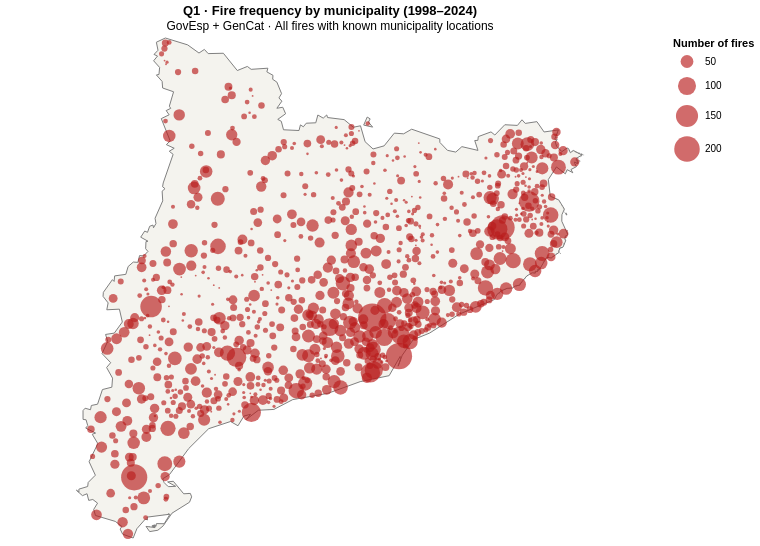

The notebook cell this image was saved under:
### Code cell
frequency_dots = alt.Chart(frequency).mark_circle(color="#b91c1c", opacity=0.65, strokeWidth=0).encode(
    longitude="longitud:Q", latitude="latitud:Q",
    size=alt.Size("count:Q", title="Number of fires", scale=alt.Scale(type="linear", domain=[0, frequency["count"].max()], range=[0, 800]), legend=alt.Legend(format=",.0f")),
    tooltip=[alt.Tooltip("municipi:N", title="Municipality"), alt.Tooltip("count:Q", title="Fires", format=",.0f")]
)
frequency_map = (outline + frequency_dots).project(type="mercator").properties(width=650, height=500, title=alt.TitleParams(text="Q1 · Fire frequency by municipality (1998–2024)", subtitle="GovEsp + GenCat · All fires with known municipality locations"))
spec = frequency_map.to_dict()
spec["$schema"] = "https://vega.github.io/schema/vega-lite/v5.json"
display({"application/vnd.vegalite.v5+json": spec, "text/html": frequency_map.to_html()}, raw=True)

### Figure 1 — Vega-Lite specification as saved in the notebook (floating-point values rounded to 4 significant figures; data arrays with more than 128 entries replaced by an {"elided": "..."} marker saying what was removed)
{"config": {"view": {"continuousWidth": 300, "continuousHeight": 300}}, "layer": [{"data": {"values": [{"type": "Feature", "geometry": {"type": "MultiPolygon", "coordinates": {"elided": "401 rows, 6188 float values in total"}}, "properties": {"cod_ccaa": "09", "noml_ccaa": "COMUNIDAD AUTONOMA DE CATALUÑA", "name": "Cataluña", "cartodb_id": 8, "created_at": "2014-09-30T00:00:00Z", "updated_at": "2014-12-25T02:07:41Z"}}]}, "mark": {"type": "geoshape", "fill": "#f4f3ee", "stroke": "gray"}}, {"data": {"name": "data-716d7dfadf76f35adf021774f3599dba"}, "mark": {"type": "circle", "color": "#b91c1c", "opacity": 0.65, "strokeWidth": 0}, "encoding": {"latitude": {"field": "latitud", "type": "quantitative"}, "longitude": {"field": "longitud", "type": "quantitative"}, "size": {"field": "count", "legend": {"format": ",.0f"}, "scale": {"domain": [0, 245.0], "range": [0, 800], "type": "linear"}, "title": "Number of fires", "type": "quantitative"}, "tooltip": [{"field": "municipi", "title": "Municipality", "type": "nominal"}, {"field": "count", "format": ",.0f", "title": "Fires", "type": "quantitative"}]}}], "height": 500, "projection": {"type": "mercator"}, "title": {"text": "Q1 · Fire frequency by municipality (1998–2024)", "subtitle": "GovEsp + GenCat · All fires with known municipality locations"}, "width": 650, "$schema": "https://vega.github.io/schema/vega-lite/v5.json", "datasets": {"data-716d7dfadf76f35adf021774f3599dba": {"elided": "900 records"}}}
